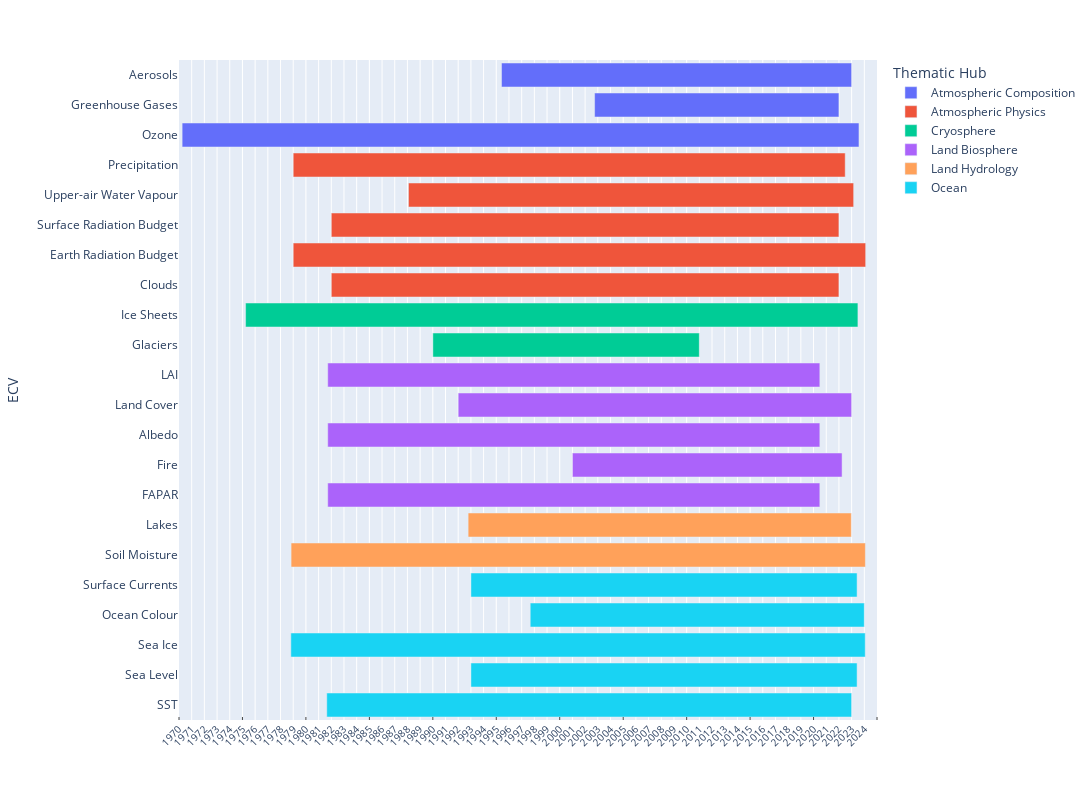

Notebook cell for this chart:
### Code cell
# ecv_pd = pd.DataFrame([conf['ECV'].keys(),datesbeg,datesend],index=['DateBeg','DateEnd']).T
ecv_pd = pd.DataFrame.from_dict(ecv_dic,orient='index').sort_values(['Thematic Hub'])
ecv_pd['DateBeg'] = ecv_pd['DateBeg'].dt.ceil(freq='s')  
ecv_pd['DateEnd'] = ecv_pd['DateEnd'].dt.ceil(freq='s')  
ecv_pd['DateEnd'] = ecv_pd['DateEnd'].apply(lambda dt: dt.strftime("%Y-%m-%d"))
ecv_pd['DateBeg'] = ecv_pd['DateBeg'].apply(lambda dt: dt.strftime("%Y-%m-%d"))

print(ecv_pd.to_markdown())

# fig = px.timeline(ecv_pd, x_start="DateBeg", x_end="DateEnd", y='Product',color='Lot')
fig = px.timeline(ecv_pd, x_start="DateBeg", x_end="DateEnd",y='ECV',color='Thematic Hub')
# fig = px.timeline(datasets_df, x_start="startdate", x_end="enddate", y='ECV')
fig.update_yaxes(autorange="reversed")
fig.update_layout(
    autosize=False,
    width=1200,
    height=800,
)
# fig.update_layout(
#     xaxis = dict(
#         dtick = 'Y1',
#         tickformat="%Y",
#     )
# )

xlab = np.arange(1970,2025).astype('int')
xlabtxt = [f'{i}' for i in xlab]


fig.update_xaxes(minor=dict(ticks="inside", showgrid=True))
fig.update_layout(
    xaxis = dict(
        tickmode = 'array',
        tickvals = xlab,
        ticktext = xlabtxt
    )
)
fig.update_xaxes(tickangle=-45)
fig.update_layout(
    xaxis = dict(
        tickfont = dict(
            size=10),
        )
    )
fig.update_xaxes(range = ['1970-01-01','2024-12-31'])
today = pd.Timestamp.today().strftime('%Y%m%d') 
fig.write_image(f'temporal_coverage_by_ECV_{today}.pdf')
fig.show()

### Figure 1 — Plotly figure (JSON) as saved in the notebook; plotly's stock layout.template omitted (floating-point values rounded to 4 significant figures)
{"data": [{"alignmentgroup": "True", "base": ["1995-06-01", "2002-10-01", "1970-04-01"], "hovertemplate": "Thematic Hub=Atmospheric Composition<br>DateBeg=%{base}<br>DateEnd=%{x}<br>ECV=%{y}<extra></extra>", "legendgroup": "Atmospheric Composition", "marker": {"color": "#636efa", "pattern": {"shape": ""}}, "name": "Atmospheric Composition", "offsetgroup": "Atmospheric Composition", "orientation": "h", "showlegend": true, "textposition": "auto", "type": "bar", "x": [870480000000, 607478400000, 1682985600000], "xaxis": "x", "y": ["Aerosols", "Greenhouse Gases", "Ozone"], "yaxis": "y"}, {"alignmentgroup": "True", "base": ["1979-01-01", "1988-01-31", "1982-01-01", "1979-01-01", "1982-01-01"], "hovertemplate": "Thematic Hub=Atmospheric Physics<br>DateBeg=%{base}<br>DateEnd=%{x}<br>ECV=%{y}<extra></extra>", "legendgroup": "Atmospheric Physics", "marker": {"color": "#EF553B", "pattern": {"shape": ""}}, "name": "Atmospheric Physics", "offsetgroup": "Atmospheric Physics", "orientation": "h", "showlegend": true, "textposition": "auto", "type": "bar", "x": [1372550400000, 1106956800000, 1262217600000, 1423440000000, 1262217600000], "xaxis": "x", "y": ["Precipitation", "Upper-air Water Vapour", "Surface Radiation Budget", "Earth Radiation Budget", "Clouds"], "yaxis": "y"}, {"alignmentgroup": "True", "base": ["1975-04-01", "1990-01-01"], "hovertemplate": "Thematic Hub=Cryosphere<br>DateBeg=%{base}<br>DateEnd=%{x}<br>ECV=%{y}<extra></extra>", "legendgroup": "Cryosphere", "marker": {"color": "#00cc96", "pattern": {"shape": ""}}, "name": "Cryosphere", "offsetgroup": "Cryosphere", "orientation": "h", "showlegend": true, "textposition": "auto", "type": "bar", "x": [1522627200000, 662601600000], "xaxis": "x", "y": ["Ice Sheets", "Glaciers"], "yaxis": "y"}, {"alignmentgroup": "True", "base": ["1981-09-20", "1992-01-01", "1981-09-20", "2001-01-01", "1981-09-20"], "hovertemplate": "Thematic Hub=Land Biosphere<br>DateBeg=%{base}<br>DateEnd=%{x}<br>ECV=%{y}<extra></extra>", "legendgroup": "Land Biosphere", "marker": {"color": "#ab63fa", "pattern": {"shape": ""}}, "name": "Land Biosphere", "offsetgroup": "Land Biosphere", "orientation": "h", "showlegend": true, "textposition": "auto", "type": "bar", "x": [1223683200000, 978220800000, 1223683200000, 670464000000, 1223683200000], "xaxis": "x", "y": ["LAI", "Land Cover", "Albedo", "Fire", "FAPAR"], "yaxis": "y"}, {"alignmentgroup": "True", "base": ["1992-10-13", "1978-11-01"], "hovertemplate": "Thematic Hub=Land Hydrology<br>DateBeg=%{base}<br>DateEnd=%{x}<br>ECV=%{y}<extra></extra>", "legendgroup": "Land Hydrology", "marker": {"color": "#FFA15A", "pattern": {"shape": ""}}, "name": "Land Hydrology", "offsetgroup": "Land Hydrology", "orientation": "h", "showlegend": true, "textposition": "auto", "type": "bar", "x": [952732800000, 1427932800000], "xaxis": "x", "y": ["Lakes", "Soil Moisture"], "yaxis": "y"}, {"alignmentgroup": "True", "base": ["1993-01-01", "1997-09-04", "1978-10-25", "1993-01-01", "1981-08-24"], "hovertemplate": "Thematic Hub=Ocean<br>DateBeg=%{base}<br>DateEnd=%{x}<br>ECV=%{y}<extra></extra>", "legendgroup": "Ocean", "marker": {"color": "#19d3f3", "pattern": {"shape": ""}}, "name": "Ocean", "offsetgroup": "Ocean", "orientation": "h", "showlegend": true, "textposition": "auto", "type": "bar", "x": [960249600000, 830649600000, 1428192000000, 960249600000, 1304985600000], "xaxis": "x", "y": ["Surface Currents", "Ocean Colour", "Sea Ice", "Sea Level", "SST"], "yaxis": "y"}], "layout": {"autosize": false, "barmode": "overlay", "height": 800, "legend": {"title": {"text": "Thematic Hub"}, "tracegroupgap": 0}, "margin": {"t": 60}, "width": 1200, "xaxis": {"anchor": "y", "domain": [0, 1], "minor": {"showgrid": true, "ticks": "inside"}, "range": ["1970-01-01", "2024-12-31"], "tickangle": -45, "tickfont": {"size": 10}, "tickmode": "array", "ticktext": ["1970", "1971", "1972", "1973", "1974", "1975", "1976", "1977", "1978", "1979", "1980", "1981", "1982", "1983", "1984", "1985", "1986", "1987", "1988", "1989", "1990", "1991", "1992", "1993", "1994", "1995", "1996", "1997", "1998", "1999", "2000", "2001", "2002", "2003", "2004", "2005", "2006", "2007", "2008", "2009", "2010", "2011", "2012", "2013", "2014", "2015", "2016", "2017", "2018", "2019", "2020", "2021", "2022", "2023", "2024"], "tickvals": [1970, 1971, 1972, 1973, 1974, 1975, 1976, 1977, 1978, 1979, 1980, 1981, 1982, 1983, 1984, 1985, 1986, 1987, 1988, 1989, 1990, 1991, 1992, 1993, 1994, 1995, 1996, 1997, 1998, 1999, 2000, 2001, 2002, 2003, 2004, 2005, 2006, 2007, 2008, 2009, 2010, 2011, 2012, 2013, 2014, 2015, 2016, 2017, 2018, 2019, 2020, 2021, 2022, 2023, 2024], "type": "date"}, "yaxis": {"anchor": "x", "autorange": "reversed", "domain": [0, 1], "title": {"text": "ECV"}}}}
